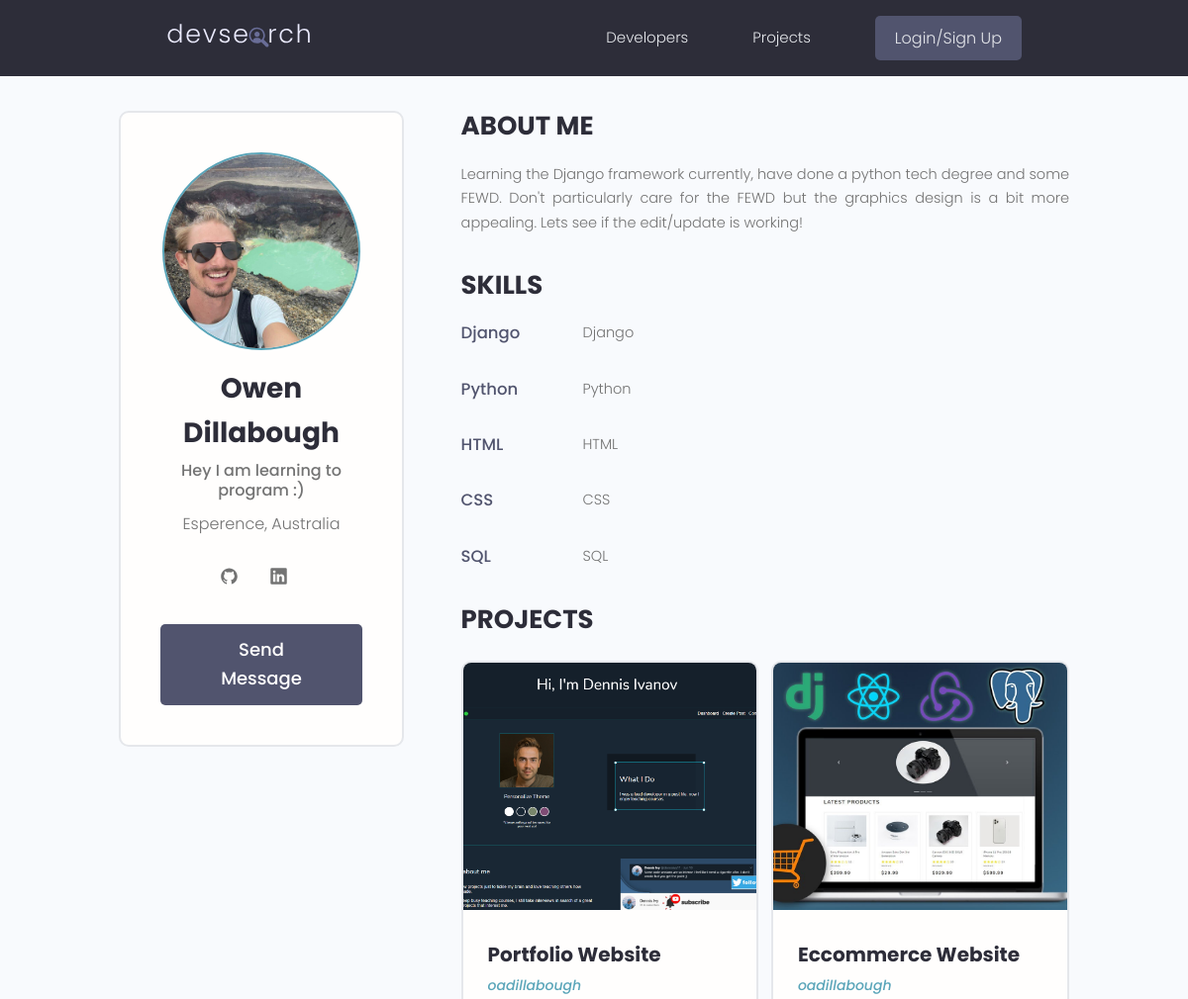
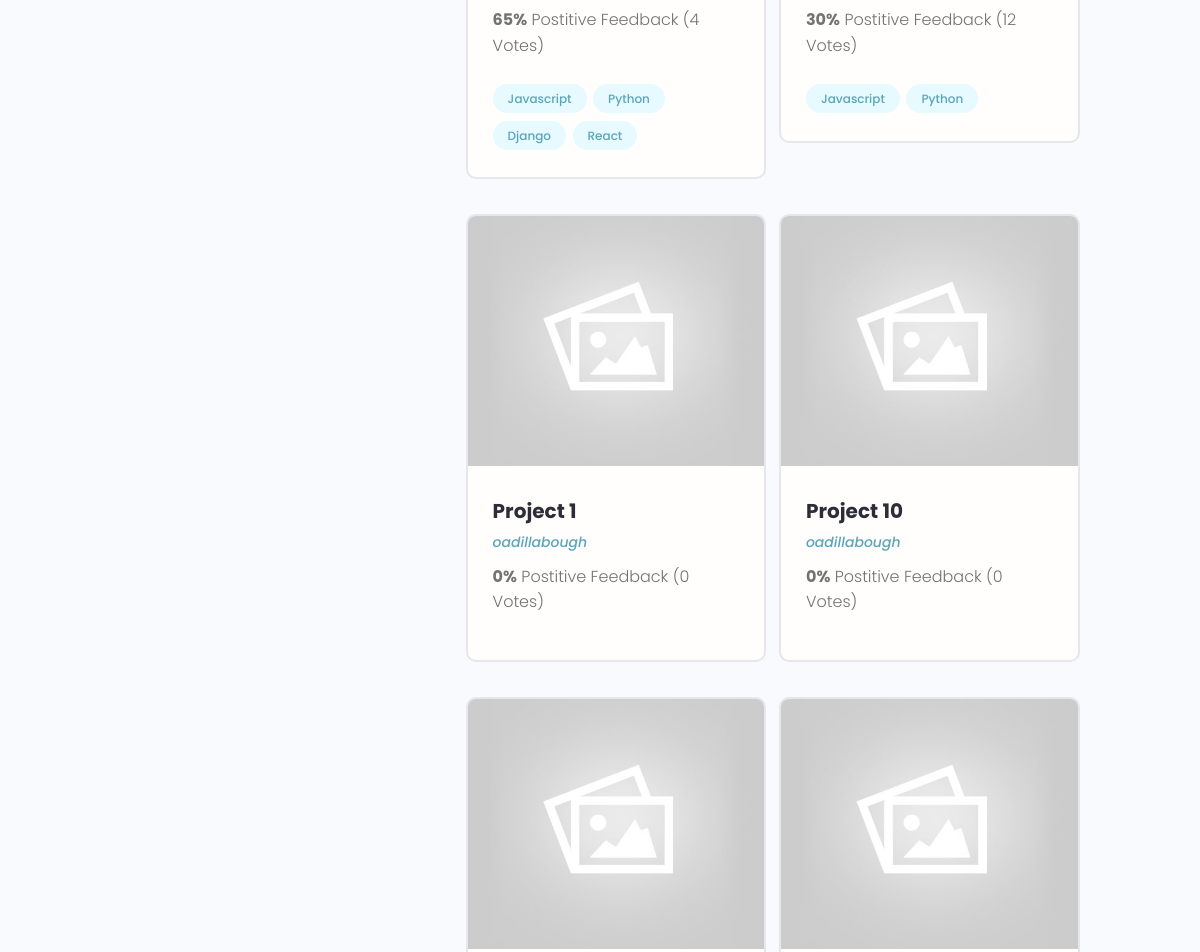
/profile/eab97c87-c6de-4a28-b345-d1311ede492b/ (upper part), run on an earlier commit of the app's database (2 pictures, top to bottom).
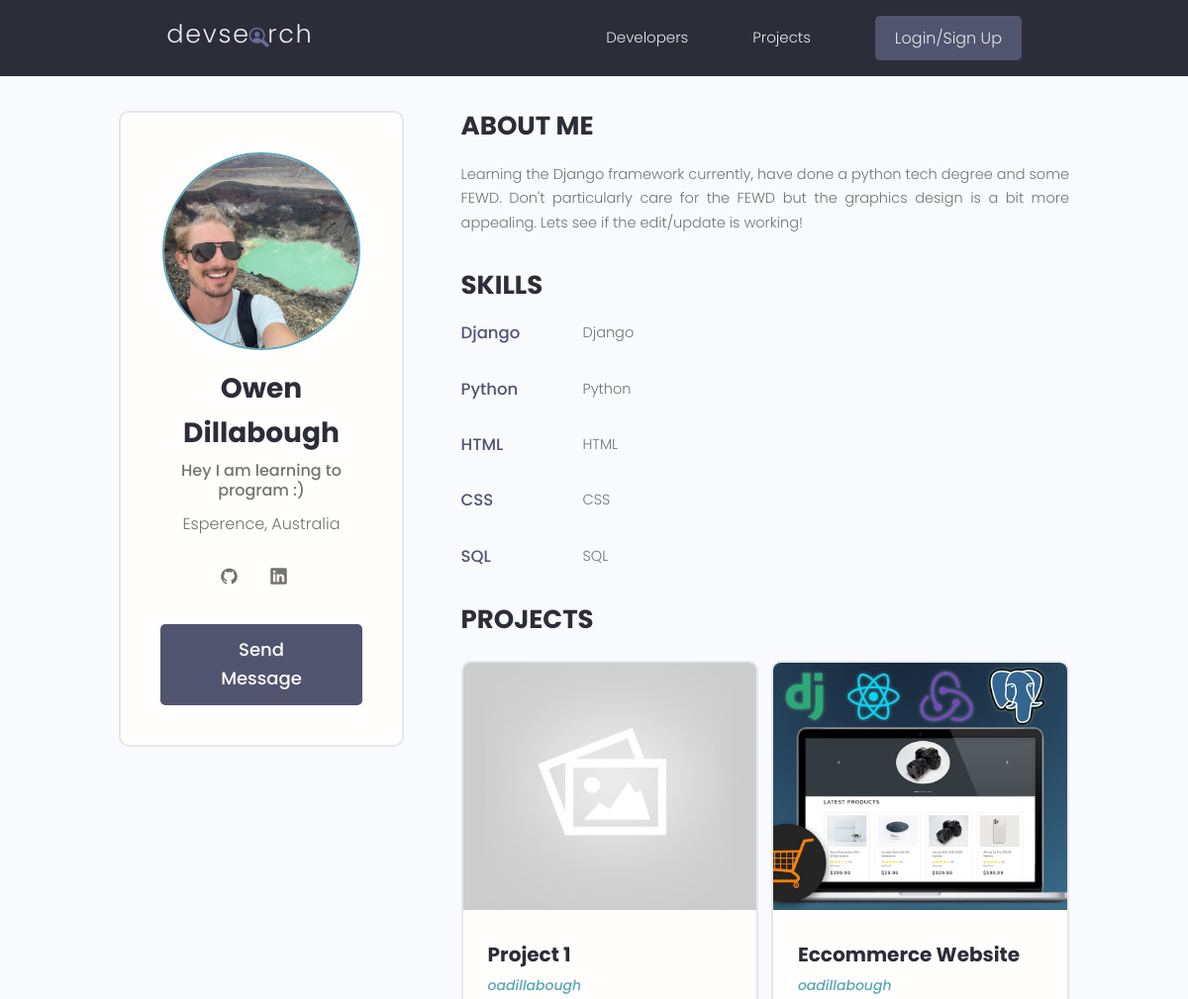
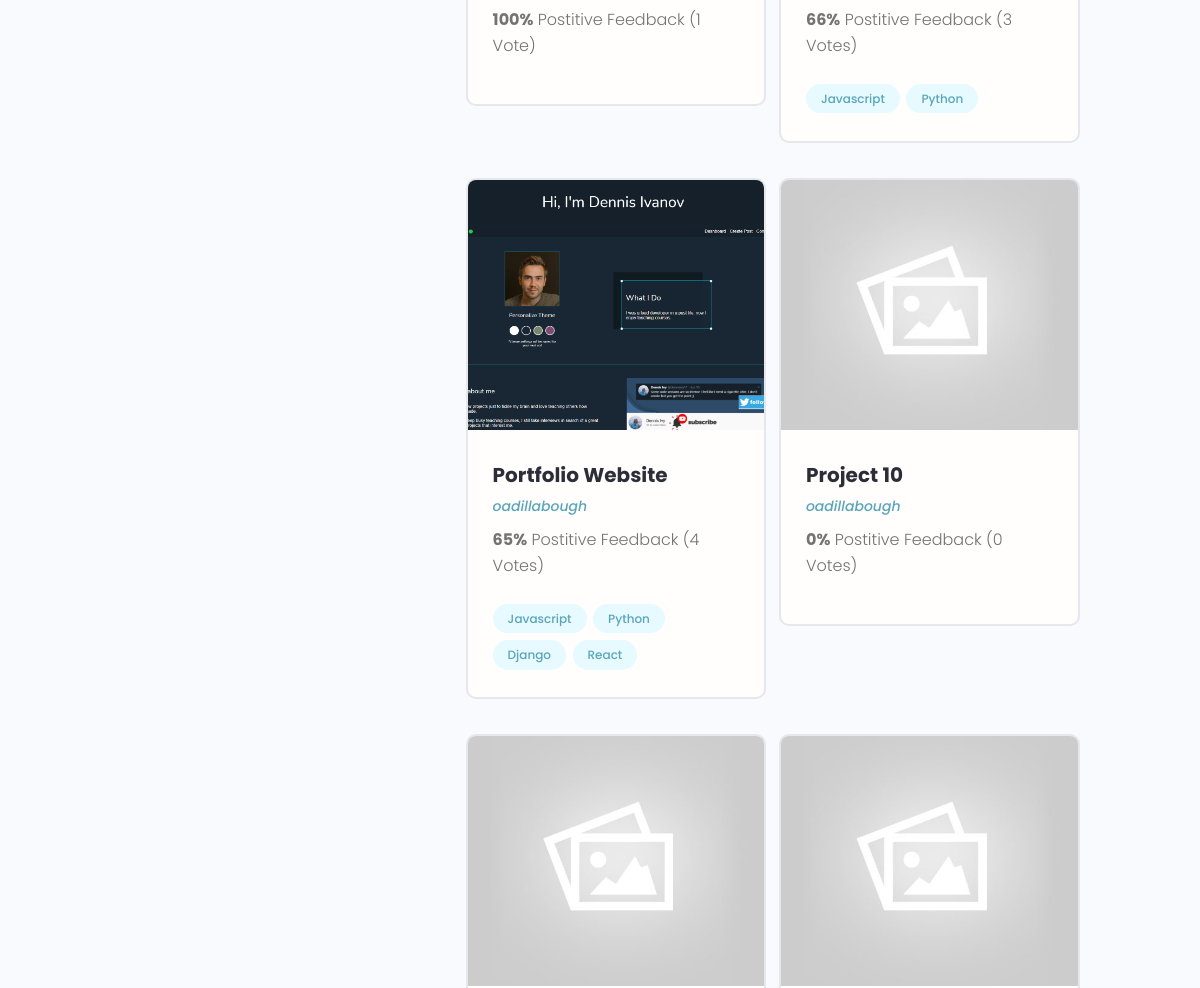
And on a later commit of the database (2 pictures, top to bottom).
### users/models.py (models this page shows, shortened)
class Skill(models.Model):
    owner = models.ForeignKey(Profile, on_delete=models.CASCADE,
                                null=True, blank=True)
    name = name = models.CharField(max_length=200, blank=True, null=True)
    description = models.TextField(blank=True, null=True)
    created = models.DateTimeField(auto_now_add=True)

class Profile(models.Model):
    user = models.OneToOneField(User, on_delete=models.CASCADE,
                                null=True, blank=True)
    name = models.CharField(max_length=200, blank=True, null=True)
    email = models.EmailField(max_length=500, blank=True, null=True)
    username = models.CharField(max_length=200, blank=True, null=True)
    location = models.CharField(max_length=200, blank=True, null=True)
    short_intro = models.CharField(max_length=500, blank=True, null=True)
    bio = models.TextField(blank=True, null=True)
    profile_image = models.ImageField(null=True, blank=True, upload_to='profiles/',
                                        default='profiles/user-default.png')
    social_github = models.CharField(max_length=200, blank=True, null=True)
    social_linkedin = models.CharField(max_length=200, blank=True, null=True)
    social_twitter = models.CharField(max_length=200, blank=True, null=True)
    social_youtube = models.CharField(max_length=200, blank=True, null=True)
    created = models.DateTimeField(auto_now_add=True)
    id = models.UUIDField(default=uuid.uuid4, unique=True,
                            primary_key=True, editable=False)
    def __str__(self):
            return str(self.username)

### projects/models.py (models this page shows, shortened)
class Project(models.Model):
    owner = models.ForeignKey(Profile, null=True, blank=True,
                                on_delete=models.SET_NULL)
    title = models.CharField(max_length=200)
    description = models.TextField(null=True, blank=True)
    featured_image = models.ImageField(null=True, blank=True, default="default.jpg")
    demo_link = models.CharField(max_length=2000, null=True, blank=True)
    source_link = models.CharField(max_length = 2000, null=True, blank=True)
    tags = models.ManyToManyField('Tag', blank=True)
    vote_total = models.IntegerField(default=0, null=True, blank=True)
    vote_ratio = models.IntegerField(default=0, null=True, blank=True)
    created = models.DateTimeField(auto_now_add=True)
    id = models.UUIDField(default=uuid.uuid4, unique=True,
                            primary_key=True, editable=False)
    class Meta:
        ordering = ['-vote_ratio', '-vote_total', 'title']

class Tag(models.Model):
    name = models.CharField(max_length=200)
    created = models.DateTimeField(auto_now_add=True)
    id = models.UUIDField(default=uuid.uuid4, unique=True,
                            primary_key=True, editable=False)
    def __str__(self):
        return self.name

### users/views.py (the view)
# urls.py: path('profile/<str:pk>/', views.userProfile, name='user-profile'),
def userProfile(request, pk):
    profile = Profile.objects.get(id=pk)
    skills = profile.skill_set.all()
    context = {'profile': profile, 'skills': skills}
    return render(request, 'users/user-profile.html', context)

### users/templates/users/user-profile.html (shortened to what this page needs)
{% extends 'main.html' %}
{% block content %}
<main class="profile my-md">
    <div class="container">
      <div class="layout">
        <div class="column column--1of3">
          <div class="card text-center">
            <div class="card__body dev">
              <img class="avatar avatar--xl" src="{{profile.profile_image.url}}" />
              <h2 class="dev__name">{{profile.name}}</h2>
              <p class="dev__title">{{profile.short_intro}}</p>
              <p class="dev__location">{{profile.location}}</p>
              <ul class="dev__social">
                {% if profile.social_github %}
                <li>
                  <a title="Github" href="{{profile.social_github}}" target="_blank"><span class="ant-design--github-outlined"></span></a>
                </li>
                {% endif %}
                {% if profile.social_linkedin %}
                <li>
                  <a title="LinkedIn" href="{{profile.social_linkedin}}" target="_blank"><span class="radix-icons--linkedin-logo"></span></a>
                </li>
                {% endif %}
              </ul>
              {% if request.user.profile.id != profile.id %}
              <a href="{% url 'create-message' profile.id %}" class="btn btn--sub btn--lg">Send Message </a>
              {% endif %}
            </div>
          </div>
        </div>
        <div class="column column--2of3">
          <div class="devInfo">
            <h3 class="devInfo__title">About Me</h3>
            <p class="devInfo__about">
                {{profile.bio}}
            </p>
          </div>
          <div class="devInfo">
            <h3 class="devInfo__title">Skills</h3>
            <div class="devInfo__skills">
              {% for skill in profile.skill_set.all %}
              <div class="devSkill">
                <h4 class="devSkill__title">{{skill.name}}</h4>
                <p class="devSkill__info">
                {{skill.name}}
                </p>
              </div>
              {% endfor %}
            </div>
          </div>
          <div class="devInfo">
            <h3 class="devInfo__title">Projects</h3>
            <div class="grid grid--two">
              {% for project in profile.project_set.all %}
              <div class="column">
                <div class="card project">
                  <a href="{% url 'project' project.id %}" class="project">
                    <img class="project__thumbnail" src="{{project.featured_image.url}}" alt="project thumbnail" />
                    <div class="card__body">
                      <h3 class="project__title">{{project.title}}</h3>
                      <p><a class="project__author" href="{% url 'user-profile' project.owner.id %}">{{project.owner}}</a></p>
                      <p class="project--rating">
                        <span style="font-weight: bold;">{{project.vote_ratio}}%</span> Postitive
                        Feedback ({{project.vote_total}} Vote{{project.vote_total|pluralize:"s"}})
                      </p>
                      <div class="project__tags">
                        {% for tag in project.tags.all %}
                        <span class="tag tag--pill tag--main">
                          <small>{{tag}}</small>
                        </span>
                        {% endfor %}
                      </div>
                    </div>
                  </a>
                </div>
              </div>
              {% endfor %}
            </div>
          </div>
        </div>
      </div>
    </div>
  </main>
{% endblock %}

What changed in the data, as far as the page shows it:
changed Project "Project 1": vote_ratio "0" → "100"; vote_total "0" → "1"; moves up the list
changed Project "Eccommerce Website": vote_ratio "30" → "66"; vote_total "12" → "3"; moves down the list
